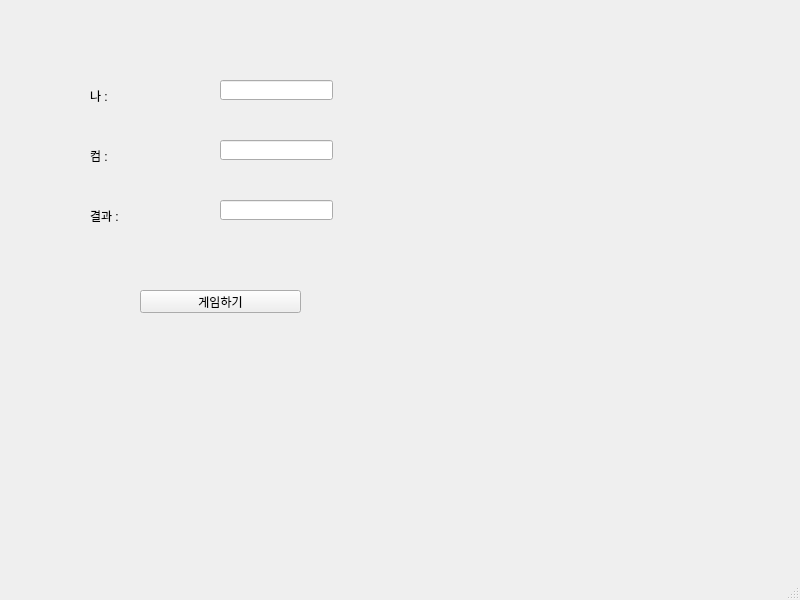
<?xml version="1.0" encoding="UTF-8"?>
<ui version="4.0">
 <class>MainWindow</class>
 <widget class="QMainWindow" name="MainWindow">
  <property name="geometry">
   <rect>
    <x>0</x>
    <y>0</y>
    <width>800</width>
    <height>600</height>
   </rect>
  </property>
  <property name="windowTitle">
   <string>MainWindow</string>
  </property>
  <widget class="QWidget" name="centralwidget">
   <widget class="QLabel" name="lblCom">
    <property name="geometry">
     <rect>
      <x>90</x>
      <y>150</y>
      <width>56</width>
      <height>12</height>
     </rect>
    </property>
    <property name="text">
     <string>컴 :</string>
    </property>
   </widget>
   <widget class="QLabel" name="lblResult">
    <property name="geometry">
     <rect>
      <x>90</x>
      <y>210</y>
      <width>56</width>
      <height>12</height>
     </rect>
    </property>
    <property name="text">
     <string>결과 : </string>
    </property>
   </widget>
   <widget class="QLineEdit" name="leMine">
    <property name="geometry">
     <rect>
      <x>220</x>
      <y>80</y>
      <width>113</width>
      <height>20</height>
     </rect>
    </property>
   </widget>
   <widget class="QLineEdit" name="leCom">
    <property name="geometry">
     <rect>
      <x>220</x>
      <y>140</y>
      <width>113</width>
      <height>20</height>
     </rect>
    </property>
   </widget>
   <widget class="QLineEdit" name="leResult">
    <property name="geometry">
     <rect>
      <x>220</x>
      <y>200</y>
      <width>113</width>
      <height>20</height>
     </rect>
    </property>
   </widget>
   <widget class="QPushButton" name="pb">
    <property name="geometry">
     <rect>
      <x>140</x>
      <y>290</y>
      <width>161</width>
      <height>23</height>
     </rect>
    </property>
    <property name="text">
     <string>게임하기</string>
    </property>
   </widget>
   <widget class="QLabel" name="lblMine">
    <property name="geometry">
     <rect>
      <x>90</x>
      <y>90</y>
      <width>56</width>
      <height>12</height>
     </rect>
    </property>
    <property name="text">
     <string>나 :</string>
    </property>
   </widget>
  </widget>
  <widget class="QMenuBar" name="menubar">
   <property name="geometry">
    <rect>
     <x>0</x>
     <y>0</y>
     <width>800</width>
     <height>21</height>
    </rect>
   </property>
  </widget>
  <widget class="QStatusBar" name="statusbar"/>
 </widget>
 <resources/>
 <connections/>
</ui>
